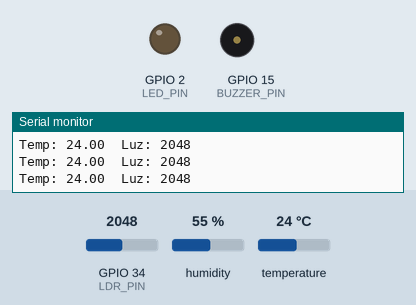
Recording of a sketch running on a simulated ESP32. Shown: output pins drawn as LEDs (lit = HIGH), buzzer (waves = sounding), the last lines printed to the serial monitor. The test bench sets the inputs (shaded band); at power-on: temperature 24 °C, GPIO 34 (LDR_PIN) = 2048, humidity 55 %.

Above: at 1.3 s.
1.4 s: temperature set to 29 °C
3.2 s: temperature set to 32 °C
At 4.9 s:
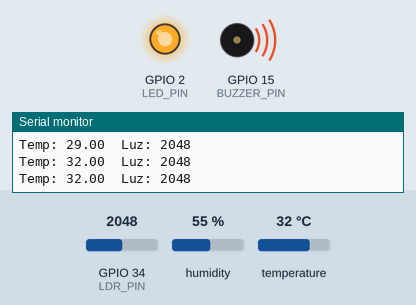
5.5 s: temperature set to 12 °C
At 7.2 s:
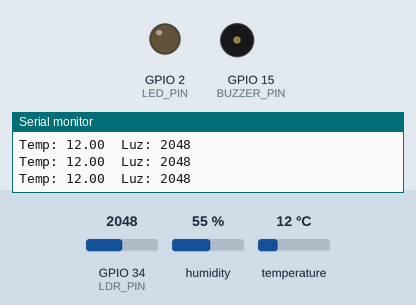
7.5 s: temperature set to 33 °C
At 8.5 s:
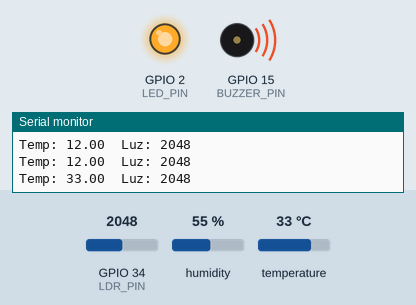
Timing chart, 0 to 10.5 s (numbered marks = the images above; inputs shaded):
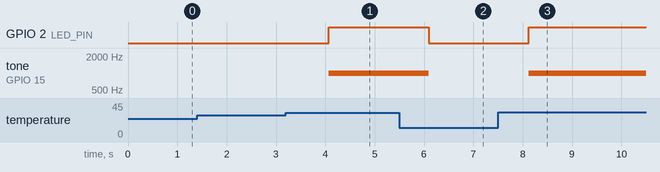

Measured:
- the behaviour switches between 30 and 31 °C on temperature (found by bisection; images 0 and 1)
- after the input at 3.2 s, GPIO 2 (LED_PIN): LOW → HIGH after 0.87 s; tone on GPIO 15 (BUZZER_PIN): silent → 1000 Hz after 0.87 s
- after the input at 5.5 s, GPIO 2 (LED_PIN): HIGH → LOW after 0.60 s; tone on GPIO 15 (BUZZER_PIN): 1000 Hz → silent after 0.60 s
- after the input at 7.5 s, GPIO 2 (LED_PIN): LOW → HIGH after 0.62 s; tone on GPIO 15 (BUZZER_PIN): silent → 1000 Hz after 0.62 s

The sketch:

Projeto1.ino
```cpp
#include "DHT.h"

#define DHTPIN 4
#define DHTTYPE DHT11

#define LDR_PIN 34
#define LED_PIN 2
#define BUZZER_PIN 15

DHT dht(DHTPIN, DHTTYPE);

void setup(){
  Serial.begin(115200);
  dht.begin();

  pinMode(LED_PIN, OUTPUT);
  pinMode(BUZZER_PIN, OUTPUT);
}

void loop(){
  float t = dht.readTemperature();
  int luz = analogRead(LDR_PIN);

  Serial.print("Temp: "); Serial.print(t);
  Serial.print("  Luz: "); Serial.println(luz);

  if (t > 30 || luz < 800) {
    digitalWrite(LED_PIN, HIGH);
    tone(BUZZER_PIN, 1000);
  } else {
    digitalWrite(LED_PIN, LOW);
    noTone(BUZZER_PIN);
  }

  delay(500);
}
```
